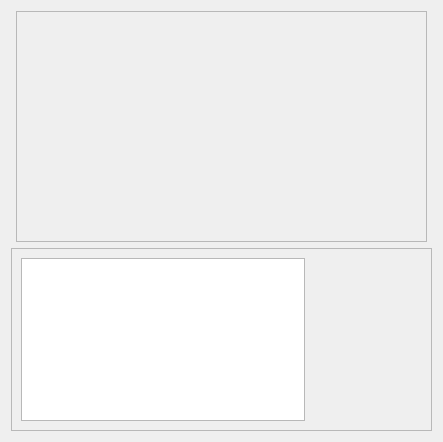
<?xml version="1.0" encoding="UTF-8"?>
<ui version="4.0">
 <class>Dialog</class>
 <widget class="QDialog" name="Dialog">
  <property name="geometry">
   <rect>
    <x>0</x>
    <y>0</y>
    <width>443</width>
    <height>442</height>
   </rect>
  </property>
  <property name="windowTitle">
   <string>Dialog</string>
  </property>
  <layout class="QGridLayout" name="gridLayout">
   <item row="0" column="0">
    <layout class="QHBoxLayout" name="horizontalLayout">
     <item>
      <spacer name="horizontalSpacer">
       <property name="orientation">
        <enum>Qt::Horizontal</enum>
       </property>
       <property name="sizeHint" stdset="0">
        <size>
         <width>40</width>
         <height>20</height>
        </size>
       </property>
      </spacer>
     </item>
     <item>
      <widget class="QFrame" name="frame">
       <property name="minimumSize">
        <size>
         <width>411</width>
         <height>231</height>
        </size>
       </property>
       <property name="maximumSize">
        <size>
         <width>411</width>
         <height>231</height>
        </size>
       </property>
       <property name="styleSheet">
        <string notr="true">image: url(:/images/splash.png);</string>
       </property>
       <property name="frameShape">
        <enum>QFrame::StyledPanel</enum>
       </property>
       <property name="frameShadow">
        <enum>QFrame::Raised</enum>
       </property>
      </widget>
     </item>
     <item>
      <spacer name="horizontalSpacer_2">
       <property name="orientation">
        <enum>Qt::Horizontal</enum>
       </property>
       <property name="sizeHint" stdset="0">
        <size>
         <width>40</width>
         <height>20</height>
        </size>
       </property>
      </spacer>
     </item>
    </layout>
   </item>
   <item row="1" column="0">
    <widget class="QFrame" name="frame_3">
     <property name="frameShape">
      <enum>QFrame::StyledPanel</enum>
     </property>
     <property name="frameShadow">
      <enum>QFrame::Raised</enum>
     </property>
     <layout class="QGridLayout" name="gridLayout_2">
      <item row="0" column="0">
       <widget class="QPlainTextEdit" name="plainTextEdit"/>
      </item>
      <item row="0" column="1">
       <layout class="QVBoxLayout" name="verticalLayout">
        <item>
         <spacer name="verticalSpacer">
          <property name="orientation">
           <enum>Qt::Vertical</enum>
          </property>
          <property name="sizeHint" stdset="0">
           <size>
            <width>20</width>
            <height>40</height>
           </size>
          </property>
         </spacer>
        </item>
        <item>
         <widget class="QFrame" name="frame_2">
          <property name="minimumSize">
           <size>
            <width>111</width>
            <height>101</height>
           </size>
          </property>
          <property name="maximumSize">
           <size>
            <width>111</width>
            <height>101</height>
           </size>
          </property>
          <property name="styleSheet">
           <string notr="true">image: url(:/images/FoundryIcon3.png);</string>
          </property>
          <property name="frameShape">
           <enum>QFrame::NoFrame</enum>
          </property>
          <property name="frameShadow">
           <enum>QFrame::Plain</enum>
          </property>
         </widget>
        </item>
       </layout>
      </item>
     </layout>
    </widget>
   </item>
  </layout>
 </widget>
 <resources/>
 <connections/>
</ui>
